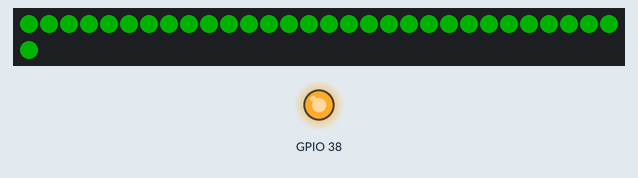
Bench run of a sketch on a simulated ESP32. Shown: 31 RGB LEDs in strip order, left to right, continuing on the next row, output pins drawn as LEDs (lit = HIGH). Dim RGB values are drawn brighter than linear; WiFi joins after 1.5 s; servers stay silent unless stated; the local clock reads 2024-03-15 10:24:30 at power-on unless the sketch sets it; what the sketch prints to the serial monitor is not drawn.

Above: at 1.6 s.
At 2.1 s:
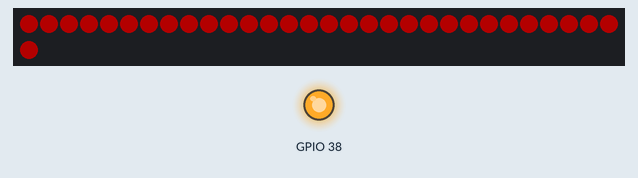
At 3.1 s:
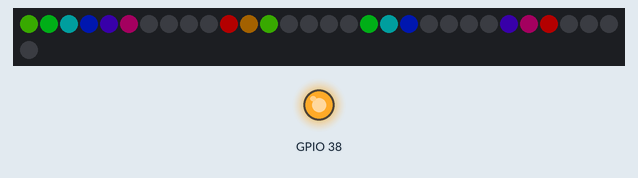
At 4.16 s:
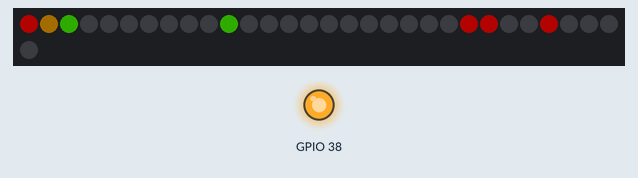
At 21.86 s:
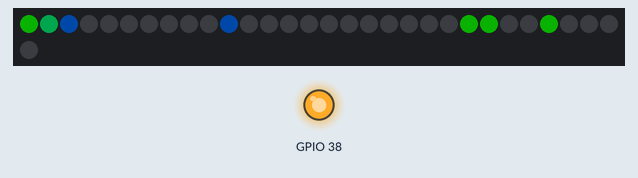
At 39.57 s:
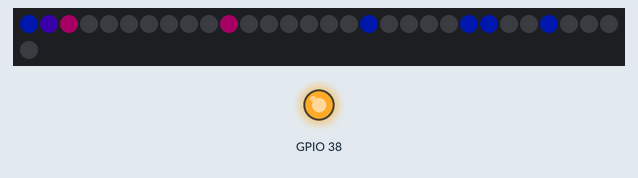

Measured:
- what the display in image 0 shows lasts 0.5 s, from 1.5 s to 2.0 s
- what the display in image 2 shows lasts 1.0 s, from 3.0 s to 4.0 s

The sketch:

1DigitRGB_CistercianClock.ino
```cpp
#include <Adafruit_NeoPixel.h>
#include <WiFi.h>
#include <time.h>

#define SERIAL_PIN  35
#define UPDATERATE  20

Adafruit_NeoPixel cDisplay = Adafruit_NeoPixel(31, SERIAL_PIN, NEO_GRB + NEO_KHZ800);

int segmentColor = 0;
int nextColor = 1;
unsigned long requestDueTime;
unsigned int displayData = 1;
bool updateData;

const char *ntpServer = "pool.ntp.org";
const long gmtOffset_sec = -3600 * 6;
const int daylightOffset_sec = 3600;

const char *ssid     = "YourWifi";
const char *password = "YourPassword";

// 1 to 9 digit cistercian representation
// 1 2 3 4 5 6 7 8 9 10 11 12 13 14 15 16 17 18 19 20 21 22 23 24 25 26 27 28 29 30 31 32
bool numberUnits[10][32] = { { 1, 1, 1, 0, 0, 0, 0, 0, 0, 0, 0, 0, 0, 0, 0, 0, 0, 0, 0, 0, 0, 0, 0, 0, 0, 0, 0, 0, 0, 0, 0, 0 },    // 0
                             { 1, 1, 1, 1, 0, 0, 0, 0, 0, 0, 0, 0, 0, 0, 0, 0, 0, 0, 0, 0, 0, 0, 0, 0, 0, 0, 0, 0, 0, 0, 0, 0 },    // 1
                             { 1, 1, 1, 0, 0, 1, 0, 0, 0, 0, 0, 0, 0, 0, 0, 0, 0, 0, 0, 0, 0, 0, 0, 0, 0, 0, 0, 0, 0, 0, 0, 0 },    // 2
                             { 1, 1, 1, 0, 0, 0, 1, 1, 0, 0, 0, 0, 0, 0, 0, 0, 0, 0, 0, 0, 0, 0, 0, 0, 0, 0, 0, 0, 0, 0, 0, 0 },    // 3
                             { 1, 1, 1, 0, 0, 0, 0, 0, 1, 1, 0, 0, 0, 0, 0, 0, 0, 0, 0, 0, 0, 0, 0, 0, 0, 0, 0, 0, 0, 0, 0, 0 },    // 4
                             { 1, 1, 1, 1, 0, 0, 0, 0, 1, 1, 0, 0, 0, 0, 0, 0, 0, 0, 0, 0, 0, 0, 0, 0, 0, 0, 0, 0, 0, 0, 0, 0 },    // 5
                             { 1, 1, 1, 0, 1, 0, 0, 0, 0, 0, 0, 0, 0, 0, 0, 0, 0, 0, 0, 0, 0, 0, 0, 0, 0, 0, 0, 0, 0, 0, 0, 0 },    // 6
                             { 1, 1, 1, 1, 1, 0, 0, 0, 0, 0, 0, 0, 0, 0, 0, 0, 0, 0, 0, 0, 0, 0, 0, 0, 0, 0, 0, 0, 0, 0, 0, 0 },    // 7
                             { 1, 1, 1, 0, 1, 1, 0, 0, 0, 0, 0, 0, 0, 0, 0, 0, 0, 0, 0, 0, 0, 0, 0, 0, 0, 0, 0, 0, 0, 0, 0, 0 },    // 8
                             { 1, 1, 1, 1, 1, 1, 0, 0, 0, 0, 0, 0, 0, 0, 0, 0, 0, 0, 0, 0, 0, 0, 0, 0, 0, 0, 0, 0, 0, 0, 0, 0 } };  // 9

// 1 2 3 4 5 6 7 8 9 10 11 12 13 14 15 16 17 18 19 20 21 22 23 24 25 26 27 28 29 30 31 32
bool numberTens[10][32] = { { 1, 1, 1, 0, 0, 0, 0, 0, 0, 0, 0, 0, 0, 0, 0, 0, 0, 0, 0, 0, 0, 0, 0, 0, 0, 0, 0, 0, 0, 0, 0, 0 },    // 0
                            { 1, 1, 1, 0, 0, 0, 0, 0, 0, 0, 1, 0, 0, 0, 0, 0, 0, 0, 0, 0, 0, 0, 0, 0, 0, 0, 0, 0, 0, 0, 0, 0 },    // 1
                            { 1, 1, 1, 0, 0, 0, 0, 0, 0, 0, 0, 0, 1, 0, 0, 0, 0, 0, 0, 0, 0, 0, 0, 0, 0, 0, 0, 0, 0, 0, 0, 0 },    // 2
                            { 1, 1, 1, 0, 0, 0, 0, 0, 0, 0, 0, 0, 0, 1, 1, 0, 0, 0, 0, 0, 0, 0, 0, 0, 0, 0, 0, 0, 0, 0, 0, 0 },    // 3
                            { 1, 1, 1, 0, 0, 0, 0, 0, 0, 0, 0, 0, 0, 0, 0, 1, 1, 0, 0, 0, 0, 0, 0, 0, 0, 0, 0, 0, 0, 0, 0, 0 },    // 4
                            { 1, 1, 1, 0, 0, 0, 0, 0, 0, 0, 1, 0, 0, 0, 0, 1, 1, 0, 0, 0, 0, 0, 0, 0, 0, 0, 0, 0, 0, 0, 0, 0 },    // 5
                            { 1, 1, 1, 0, 0, 0, 0, 0, 0, 0, 0, 1, 0, 0, 0, 0, 0, 0, 0, 0, 0, 0, 0, 0, 0, 0, 0, 0, 0, 0, 0, 0 },    // 6
                            { 1, 1, 1, 0, 0, 0, 0, 0, 0, 0, 1, 1, 0, 0, 0, 0, 0, 0, 0, 0, 0, 0, 0, 0, 0, 0, 0, 0, 0, 0, 0, 0 },    // 7
                            { 1, 1, 1, 0, 0, 0, 0, 0, 0, 0, 0, 1, 1, 0, 0, 0, 0, 0, 0, 0, 0, 0, 0, 0, 0, 0, 0, 0, 0, 0, 0, 0 },    // 8
                            { 1, 1, 1, 0, 0, 0, 0, 0, 0, 0, 1, 1, 1, 0, 0, 0, 0, 0, 0, 0, 0, 0, 0, 0, 0, 0, 0, 0, 0, 0, 0, 0 } };  // 9

// 1 2 3 4 5 6 7 8 9 10 11 12 13 14 15 16 17 18 19 20 21 22 23 24 25 26 27 28 29 30 31 32
bool numberHundreds[10][32] = { { 1, 1, 1, 0, 0, 0, 0, 0, 0, 0, 0, 0, 0, 0, 0, 0, 0, 0, 0, 0, 0, 0, 0, 0, 0, 0, 0, 0, 0, 0, 0, 0 },    // 0
                                { 1, 1, 1, 0, 0, 0, 0, 0, 0, 0, 0, 0, 0, 0, 0, 0, 0, 1, 0, 0, 0, 0, 0, 0, 0, 0, 0, 0, 0, 0, 0, 0 },    // 1
                                { 1, 1, 1, 0, 0, 0, 0, 0, 0, 0, 0, 0, 0, 0, 0, 0, 0, 0, 0, 1, 0, 0, 0, 0, 0, 0, 0, 0, 0, 0, 0, 0 },    // 2
                                { 1, 1, 1, 0, 0, 0, 0, 0, 0, 0, 0, 0, 0, 0, 0, 0, 0, 0, 0, 0, 1, 1, 0, 0, 0, 0, 0, 0, 0, 0, 0, 0 },    // 3
                                { 1, 1, 1, 0, 0, 0, 0, 0, 0, 0, 0, 0, 0, 0, 0, 0, 0, 0, 0, 0, 0, 0, 1, 1, 0, 0, 0, 0, 0, 0, 0, 0 },    // 4
                                { 1, 1, 1, 0, 0, 0, 0, 0, 0, 0, 0, 0, 0, 0, 0, 0, 0, 1, 0, 0, 0, 0, 1, 1, 0, 0, 0, 0, 0, 0, 0, 0 },    // 5
                                { 1, 1, 1, 0, 0, 0, 0, 0, 0, 0, 0, 0, 0, 0, 0, 0, 0, 0, 1, 0, 0, 0, 0, 0, 0, 0, 0, 0, 0, 0, 0, 0 },    // 6
                                { 1, 1, 1, 0, 0, 0, 0, 0, 0, 0, 0, 0, 0, 0, 0, 0, 0, 1, 1, 0, 0, 0, 0, 0, 0, 0, 0, 0, 0, 0, 0, 0 },    // 7
                                { 1, 1, 1, 0, 0, 0, 0, 0, 0, 0, 0, 0, 0, 0, 0, 0, 0, 0, 1, 1, 0, 0, 0, 0, 0, 0, 0, 0, 0, 0, 0, 0 },    // 8
                                { 1, 1, 1, 0, 0, 0, 0, 0, 0, 0, 0, 0, 0, 0, 0, 0, 0, 1, 1, 1, 0, 0, 0, 0, 0, 0, 0, 0, 0, 0, 0, 0 } };  // 9

// 1 2 3 4 5 6 7 8 9 10 11 12 13 14 15 16 17 18 19 20 21 22 23 24 25 26 27 28 29 30 31 32
bool numberThousands[10][32] = { { 1, 1, 1, 0, 0, 0, 0, 0, 0, 0, 0, 0, 0, 0, 0, 0, 0, 0, 0, 0, 0, 0, 0, 0, 0, 0, 0, 0, 0, 0, 0, 0 },    // 0
                                 { 1, 1, 1, 0, 0, 0, 0, 0, 0, 0, 0, 0, 0, 0, 0, 0, 0, 0, 0, 0, 0, 0, 0, 0, 1, 0, 0, 0, 0, 0, 0, 0 },    // 1
                                 { 1, 1, 1, 0, 0, 0, 0, 0, 0, 0, 0, 0, 0, 0, 0, 0, 0, 0, 0, 0, 0, 0, 0, 0, 0, 0, 1, 0, 0, 0, 0, 0 },    // 2
                                 { 1, 1, 1, 0, 0, 0, 0, 0, 0, 0, 0, 0, 0, 0, 0, 0, 0, 0, 0, 0, 0, 0, 0, 0, 0, 0, 0, 1, 1, 0, 0, 0 },    // 3
                                 { 1, 1, 1, 0, 0, 0, 0, 0, 0, 0, 0, 0, 0, 0, 0, 0, 0, 0, 0, 0, 0, 0, 0, 0, 0, 0, 0, 0, 0, 1, 1, 0 },    // 4
                                 { 1, 1, 1, 0, 0, 0, 0, 0, 0, 0, 0, 0, 0, 0, 0, 0, 0, 0, 0, 0, 0, 0, 0, 0, 1, 0, 0, 0, 0, 1, 1, 0 },    // 5
                                 { 1, 1, 1, 0, 0, 0, 0, 0, 0, 0, 0, 0, 0, 0, 0, 0, 0, 0, 0, 0, 0, 0, 0, 0, 0, 1, 0, 0, 0, 0, 0, 0 },    // 6
                                 { 1, 1, 1, 0, 0, 0, 0, 0, 0, 0, 0, 0, 0, 0, 0, 0, 0, 0, 0, 0, 0, 0, 0, 0, 1, 1, 0, 0, 0, 0, 0, 0 },    // 7
                                 { 1, 1, 1, 0, 0, 0, 0, 0, 0, 0, 0, 0, 0, 0, 0, 0, 0, 0, 0, 0, 0, 0, 0, 0, 0, 1, 1, 0, 0, 0, 0, 0 },    // 8
                                 { 1, 1, 1, 0, 0, 0, 0, 0, 0, 0, 0, 0, 0, 0, 0, 0, 0, 0, 0, 0, 0, 0, 0, 0, 1, 1, 1, 0, 0, 0, 0, 0 } };  // 9
uint32_t Wheel(byte WheelPos);
void setDigit(int digit);
struct tm timeinfo;

void setup() {
  Serial.begin(115200);

  pinMode(38,OUTPUT);
  digitalWrite(38,HIGH);

  cDisplay.begin();
  cDisplay.setBrightness(60);
  cDisplay.show(); // Initialize all pixels to 'off'

  uint8_t wifiConectionAttmps = 0;

  WiFi.begin(ssid, password);
  Serial.print("Connecting to ");
  Serial.print(ssid);
  while (WiFi.status() != WL_CONNECTED & wifiConectionAttmps < 20) {
    delay(500);
    Serial.print(".");
    wifiConectionAttmps++;
  }

  configTime(gmtOffset_sec, daylightOffset_sec, ntpServer);
  for (int i = 0; i < 32; i++){ cDisplay.setPixelColor(i, cDisplay.Color(0, 255, 0)); }cDisplay.show();delay(500);
  for (int i = 0; i < 32; i++){ cDisplay.setPixelColor(i, cDisplay.Color(255, 0, 0)); }cDisplay.show();delay(500);
  for (int i = 0; i < 32; i++){ cDisplay.setPixelColor(i, cDisplay.Color(0, 0, 255)); }cDisplay.show();delay(500);

  setDigit(9999);
  delay(1000);
  segmentColor = 1;
}

void loop() {

  getLocalTime(&timeinfo);
  if (millis() > requestDueTime) {  // Update clock data every second
    updateData = 1;
    requestDueTime = millis() + UPDATERATE;
  }

  if (updateData == 1) {
    segmentColor++;
    if(segmentColor == 255)segmentColor = 1;

    setMinute(timeinfo.tm_min);nextColor++;
    cDisplay.setPixelColor(1,Wheel(segmentColor +(nextColor * 32)));nextColor++;
    setHour(timeinfo.tm_hour);
    nextColor = 0;
    updateData = 0;
  }
}

// Input a value 0 to 255 to get a color value.
// The colours are a transition r - g - b - back to r.
uint32_t Wheel(byte WheelPos) {
  WheelPos = 255 - WheelPos;
  if(WheelPos < 85) {
    return cDisplay.Color(255 - WheelPos * 3, 0, WheelPos * 3);
  }
  if(WheelPos < 170) {
    WheelPos -= 85;
    return cDisplay.Color(0, WheelPos * 3, 255 - WheelPos * 3);
  }
  WheelPos -= 170;
  return cDisplay.Color(WheelPos * 3, 255 - WheelPos * 3, 0);
}

void setDigit(int digit) {
  if (digit > 9999) digit = 0;
  int thousands = digit / 1000;
  int hundreds = (digit - (thousands * 1000)) / 100;
  int tens = (digit - (thousands * 1000) - (hundreds * 100)) / 10;
  int units = digit - (thousands * 1000) - (hundreds * 100) - (tens * 10);

  for (int i = 0; i < 32; i++) {
   if(numberThousands[thousands][i] | numberHundreds[hundreds][i] | numberTens[tens][i] | numberUnits[units][i]){
      nextColor++;
      cDisplay.setPixelColor(i,Wheel(segmentColor+(nextColor*32)));
   }else{
      cDisplay.setPixelColor(i, cDisplay.Color(0,0,0));
   }
  }
  cDisplay.show();
}

void setHour(int digit) {
  if (digit > 9999) digit = 0;
  int thousands = digit / 1000;
  int hundreds = (digit - (thousands * 1000)) / 100;
  int tens = (digit - (thousands * 1000) - (hundreds * 100)) / 10;
  int units = digit - (thousands * 1000) - (hundreds * 100) - (tens * 10);

  for (int i = 2; i < 17; i++) {
   if(numberThousands[thousands][i] | numberHundreds[hundreds][i] | numberTens[tens][i] | numberUnits[units][i]){
      cDisplay.setPixelColor(i,Wheel(segmentColor+(nextColor*32)));
   }else{
      cDisplay.setPixelColor(i, cDisplay.Color(0,0,0));
   }
  }
  cDisplay.show();
}

void setMinute(int digit) {
  digit = digit*100;
  if (digit > 9999) digit = 0;
  int thousands = digit / 1000;
  int hundreds = (digit - (thousands * 1000)) / 100;
  int tens = (digit - (thousands * 1000) - (hundreds * 100)) / 10;
  int units = digit - (thousands * 1000) - (hundreds * 100) - (tens * 10);

  for (int i = 17; i < 31; i++) {
   if(numberThousands[thousands][i] | numberHundreds[hundreds][i] | numberTens[tens][i] | numberUnits[units][i]){
      cDisplay.setPixelColor(i,Wheel(segmentColor+(nextColor*32)));
   }else{
      cDisplay.setPixelColor(i, cDisplay.Color(0,0,0));
   }
  }
  cDisplay.setPixelColor(0,Wheel(segmentColor+(nextColor*32)));
  cDisplay.show();
}
```
